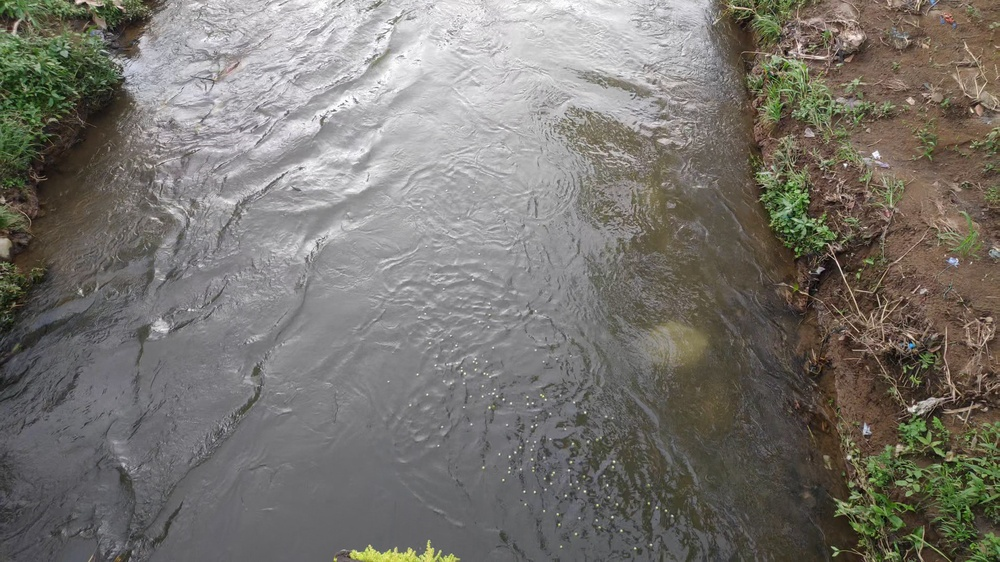
#> input picture fotogramas/v2/fotogramasframe_227.jpg, 1000 x 562 px, shrunk from 3840 x 2160 before the run, found by its file name
$ python 'Gray&ContoursMaskMaker.py'
#> lines starting #> are read from the running program, lines starting #| are printed output that depends on the picture; after the words box and inside, x2 and y2 are one past the last pixel; in counts of white or black regions, pixels touching at a corner belong together
import cv2
import numpy as np

# Cargamos la imagen
dirImg = r"C:\Users\Public\Documents\PIV analisis\fotogramas\v2\fotogramasframe_227.jpg"
img = cv2.imread(dirImg)
#> img is the input picture: shape (562, 1000, 3); mean B, G, R 110.6, 116.6, 119.9

# Convertimos la imagen a escala de grises
gray = cv2.cvtColor(img, cv2.COLOR_BGR2GRAY)
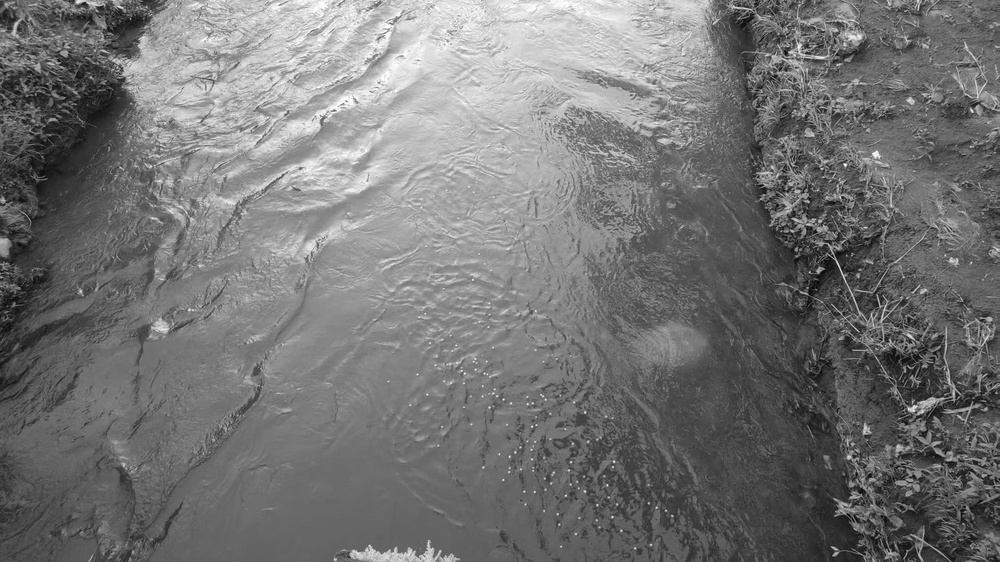
#> gray: shape (562, 1000); min 2, max 255, mean 116.8

# Aplicamos un filtro Gaussiano para reducir el ruido
blur = cv2.GaussianBlur(gray, (5, 5), 0)
dirResGen = r"C:\Users\Public\Documents\PIV analisis\MaskMaker\results\gaussianBlurAplic.jpg"
cv2.imwrite(dirResGen, blur)

# Aplicamos el detector de bordes de Canny
edges = cv2.Canny(blur, 100, 200)
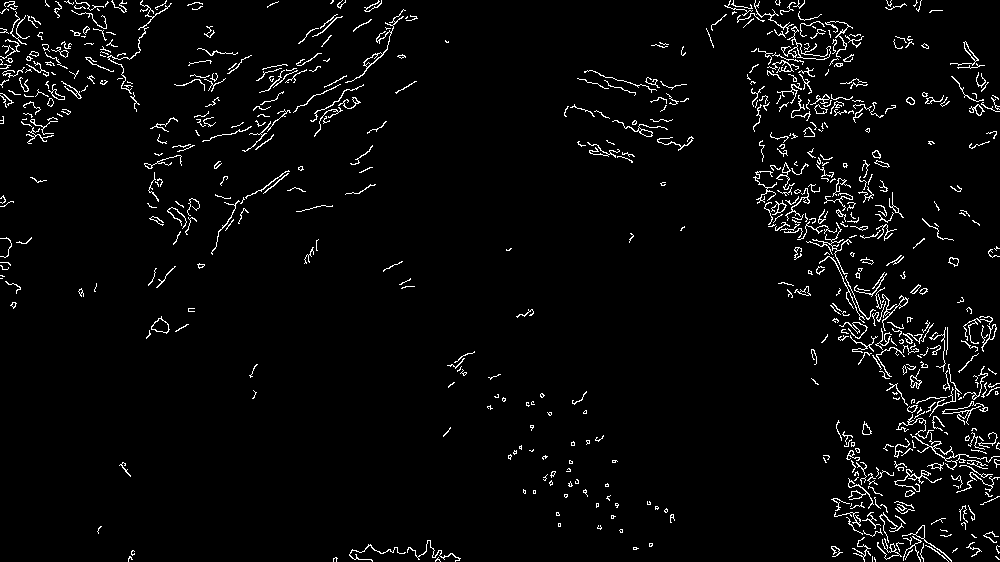
#> edges: shape (562, 1000); 3.5% white in thin lines or dots

# Buscamos los contornos en la imagen
contours, hierarchy = cv2.findContours(edges, cv2.RETR_TREE, cv2.CHAIN_APPROX_SIMPLE)
#> contours = 744 contours, 634 with area under 20; largest, box (x1, y1, x2, y2) and area: (781, 26, 831, 60) 225, (910, 432, 1000, 470) 214, (151, 316, 170, 334) 170, (345, 9, 406, 83) 160, (796, 43, 831, 60) 160

# Creamos una máscara vacía del mismo tamaño que la imagen original
mask = np.zeros_like(gray)

# Para cada contorno encontrado, dibujamos su región en la máscara
for contour in contours:
    cv2.drawContours(mask, [contour], 0, 255, -1)
#> this loop made 744 passes
#> contour on passes 4, 5, 39: [[995, 556], [998, 559], [999, 559], [996, 556]], [[872, 556], [872, 561]], [[558, 523], [558, 526], [560, 526], [560, 523]]
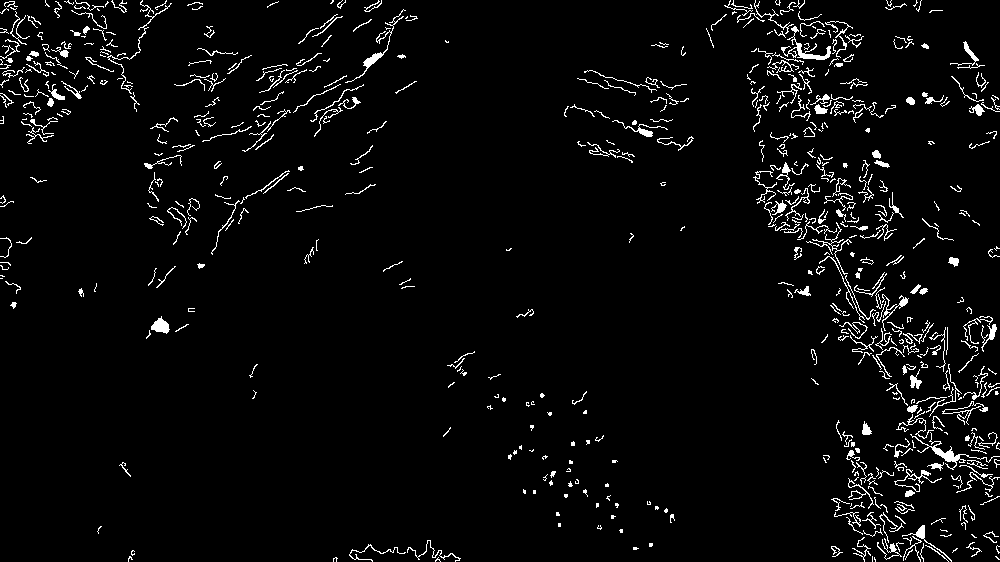
#> mask: shape (562, 1000); 3.8% white in thin lines or dots

# Aplicamos la máscara a la imagen original
result = cv2.bitwise_and(img, img, mask=mask)
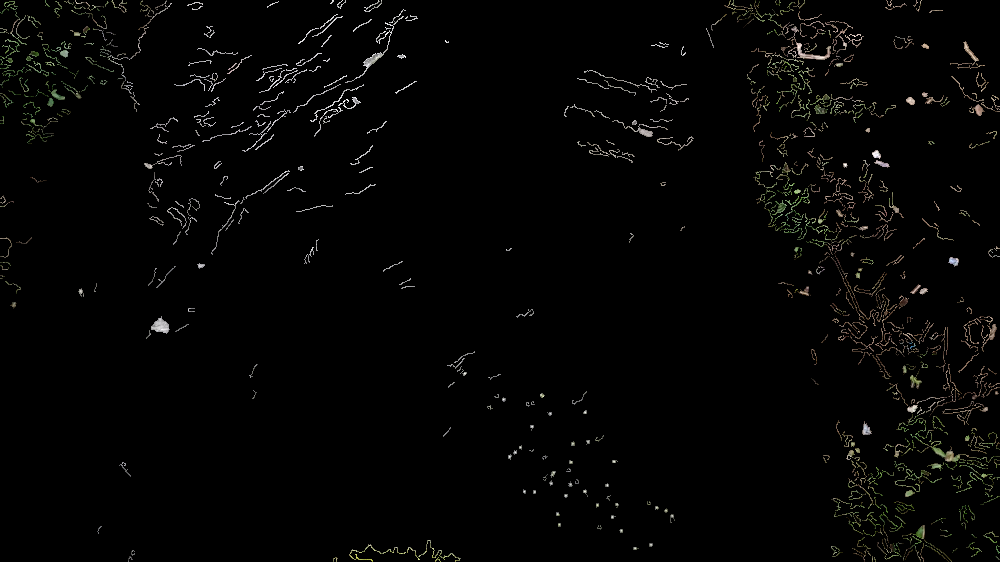
#> result: shape (562, 1000, 3); mean B, G, R 3.7, 4.4, 4.4

# Convertimos la imagen resultante a escala de grises
result_gray = cv2.cvtColor(result, cv2.COLOR_BGR2GRAY)

# Aplicamos un umbral para obtener una imagen binaria
_, thresh = cv2.threshold(result_gray, 10, 255, cv2.THRESH_BINARY)
#> thresh: shape (562, 1000); 3.7% white in thin lines or dots

# Guardamos la imagen con las partículas detectadas en una carpeta
dirRes = r"C:\Users\Public\Documents\PIV analisis\MaskMaker\results\greeGray2.jpg"
cv2.imwrite(dirRes, thresh)
